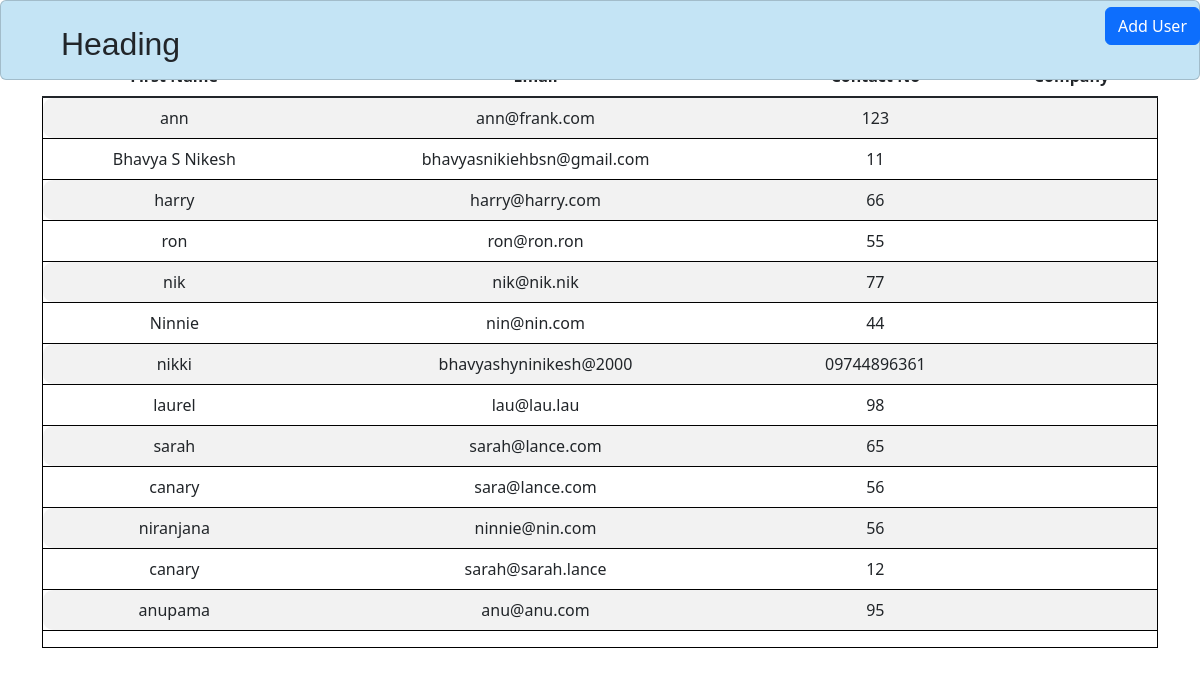
Before: /show/table with the older database file.
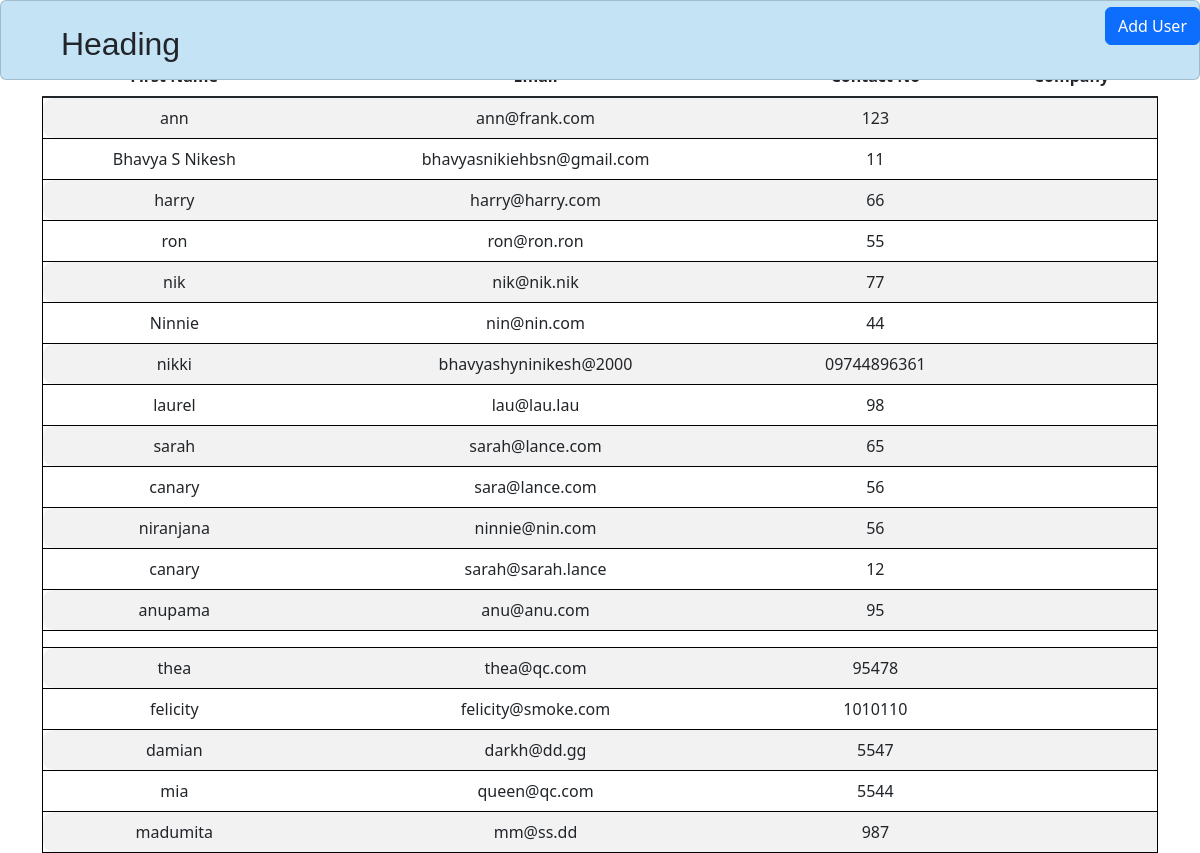
After: the same page with the newer database file.
### app.py (models this page shows)
class User(db.Model, UserMixin):
    user_id = db.Column(db.Integer, primary_key=True, autoincrement=True)
    email = db.Column(db.String(100),unique=True)
    password_hash = db.Column(db.String(500))
    first_name = db.Column(db.String(100),nullable=False)
    middle_name = db.Column(db.String(100),nullable=False)
    last_name = db.Column(db.String(100))
    contact_no =  db.Column(db.String(100),nullable=False)
    alt_contact_no = db.Column(db.String(100), nullable=True, default=None)
    company_id = mapped_column(Integer, ForeignKey("company.comp_id"))
    company = relationship("Company",backref=backref('users', lazy=True))
    is_deleted = db.Column(db.Boolean, default=False)
    created_by = db.Column(db.String(100), nullable=False)
    created_dt = db.Column(db.DateTime(timezone=True), server_default=func.now())
    updated_by = db.Column(db.String(100), nullable=False)
    updated_dt = db.Column(db.DateTime(timezone=True), server_default=func.now())

### app.py (the view)
@app.route("/show/table")
def show_post():
    print("jjjjjjj")
    post = User.query.all()
    return render_template('partials/show.html', post=post)

### templates/partials/show.html (shortened to what this page needs)
{% extends 'base.html' %}
{% block content %}
<head>
    <link href="https://cdnjs.cloudflare.com/ajax/libs/twitter-bootstrap/5.3.0/css/bootstrap.min.css" rel="stylesheet">
    <link href="https://cdn.datatables.net/2.1.3/css/dataTables.bootstrap5.css" rel="stylesheet">
</head>
<body>
    <h1>User List</h1>
</div>
    <div class="container text-center">
    <table id="example" class="table table-striped" style="width:100%">
        <thead>
            <tr>
                <th>First Name</th>
                <th>Email</th>
                <th>Contact No</th>
                <th>Company</th>
            </tr>
        </thead>
        <tbody class="table-group-divider">
            {% for user in post %}
            <tr class="border border-black">
                <td>{{ user.first_name }}</td>
                <td>{{ user.email }}</td>
                <td>{{ user.contact_no }}</td>
                <td>{{ user.company.name}}</td>
            </tr>
            {% endfor %}
        </tbody>
    </table>
    <div id="dynamic-form" class="position-absolute top-0 end-0">
        <button id="btn" class="btn btn-primary" hx-get="{{ url_for('add_user') }}" hx-target="#dynamicform" hx-swap="outerHTML">Add User</button>
    </div>
{% endblock %}

Changed rows visible on the page:
added User: first_name "thea", email "thea@qc.com", contact_no "95478"
added User: first_name "felicity", email "felicity@smoke.com", contact_no "1010110"
added User: first_name "damian", email "darkh@dd.gg", contact_no "5547"
added User: first_name "mia", email "queen@qc.com", contact_no "5544"
added User: first_name "madumita", email "mm@ss.dd", contact_no "987"
